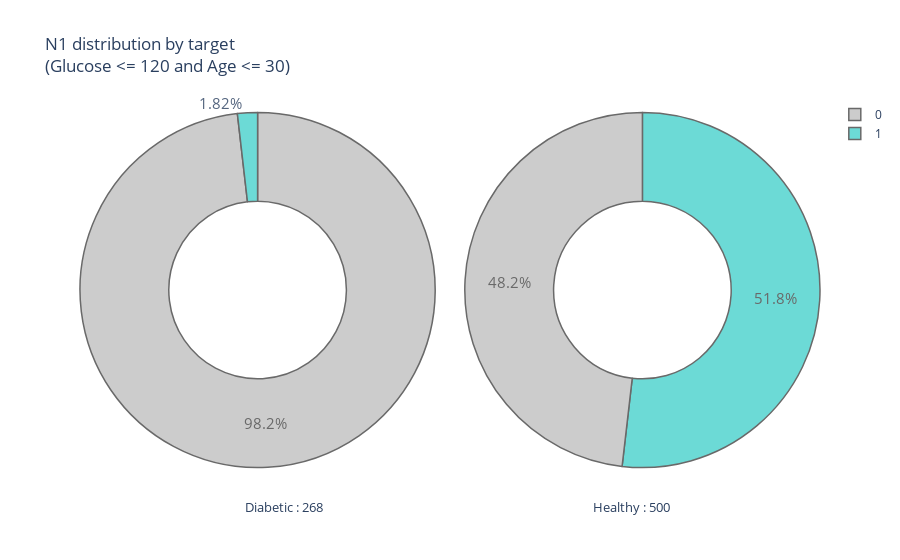

Here is the notebook cell this chart was saved with:
### Code cell
plot_pie('N1', '(Glucose <= 120 and Age <= 30)')

### Figure 1 — Plotly figure (JSON) as saved in the notebook; plotly's stock layout.template omitted (floating-point values rounded to 4 significant figures)
{"data": [{"domain": {"x": [0, 0.48]}, "hole": 0.5, "hoverinfo": "label+percent+name+value", "labels": [0, 1], "marker": {"colors": ["Silver", "mediumturquoise", "#CF5C36", "lightblue", "magenta", "#FF5D73", "#F2D7EE", "mediumturquoise"], "line": {"width": 1.5}}, "name": "Diabetic", "opacity": 0.8, "textfont": {"size": 15}, "type": "pie", "values": [54, 1]}, {"domain": {"x": [0.52, 1]}, "hole": 0.5, "hoverinfo": "label+percent+name+value", "labels": [1, 0], "marker": {"line": {"width": 1.5}}, "name": "Healthy", "opacity": 0.8, "textfont": {"size": 15}, "type": "pie", "values": [71, 66]}], "layout": {"annotations": [{"font": {"size": 13}, "showarrow": false, "text": "Diabetic : 268", "x": 0.22, "y": -0.1}, {"font": {"size": 13}, "showarrow": false, "text": "Healthy : 500", "x": 0.8, "y": -0.1}], "title": {"text": "N1 distribution by target <br>(Glucose <= 120 and Age <= 30)"}}}
